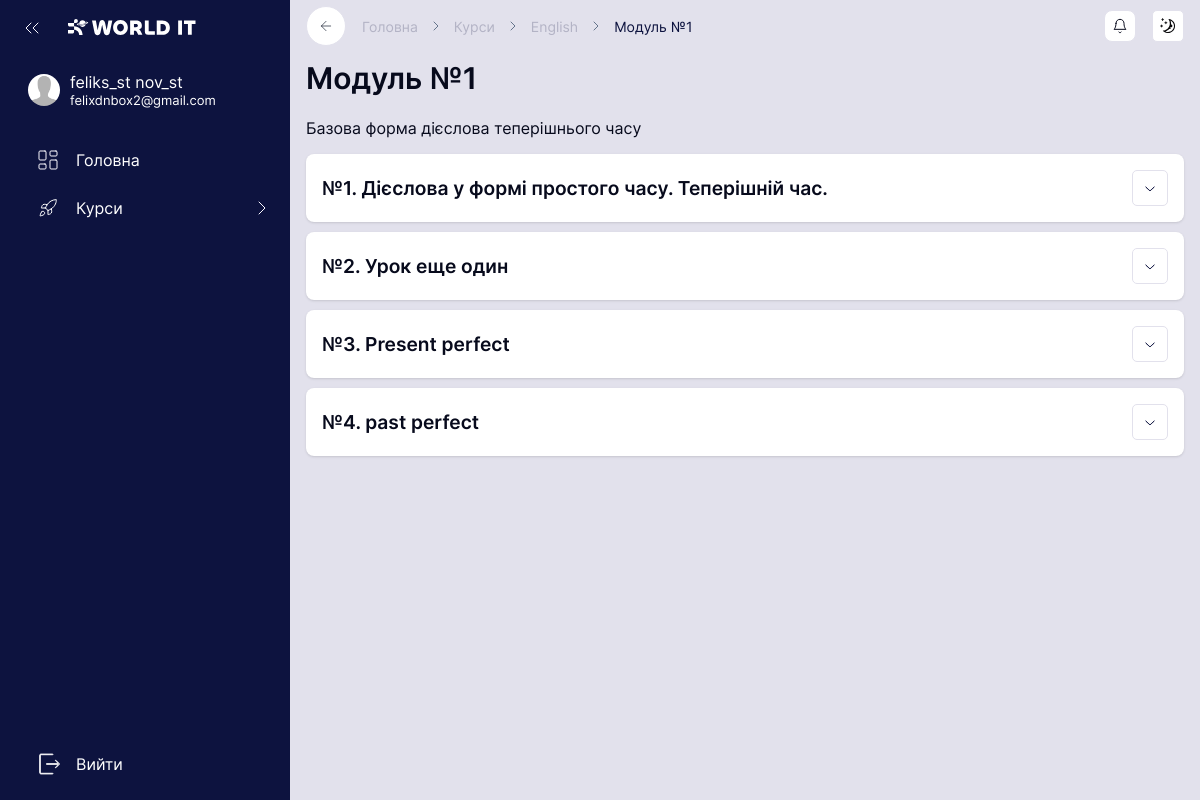
Screenshot of /courses/english/modules/1/ (signed in) with the database file from the repository.
### users/models.py (models this page shows, shortened)
class CustomUser(AbstractUser):
    gender_choices = (
        ('Чоловічий', "Чоловічий"),
        ('Жіночий', 'Жіночий'),
    )
    phone_number = models.CharField(max_length=25, unique=True, null=True, blank=True)
    birth_date = models.DateField(null=True, blank=True)
    city = models.CharField(max_length=60, default=None, null=True, blank=True)
    gender = models.CharField(max_length=10, default=None, null=True, choices=gender_choices)
    first_name_en = models.CharField(max_length=50, blank=True, null=True)
    last_name_en = models.CharField(max_length=50, blank=True, null=True)
    github_url = models.URLField(blank=True, null=True)
    messenger = models.CharField(max_length=255, blank=True, null= True)
    avatar = models.ImageField(upload_to="users/avatars", blank=True, null=True)
    visible_password = models.CharField(max_length=100, default=None, blank=True, null=True)
    @property
    def account_types(self):
        returned_types = []
        if self.is_superuser:
            returned_types.append("admin")
        type_list = ["mentor", "manager", "parent", "student"]
        for type in type_list:
            if hasattr(self, f"profile_{type}"):
                returned_types.append(type)
        return returned_types
    @property
    def full_name(self):
        if self.last_name and self.first_name:
            return f"{self.first_name} {self.last_name}"
        else:
            return self.username

### courses/models.py (models this page shows, shortened)
class Module(models.Model):
    name = models.CharField(max_length = 255)
    course = models.ForeignKey(to = Course, related_name = "modules", on_delete = models.CASCADE)

class Lesson(models.Model):
    name = models.CharField(max_length = 255)
    order_number = models.IntegerField(default = 0)
    module = models.ForeignKey(to = Module, related_name = "lessons", on_delete = models.CASCADE)

### english/views/module.py (the view)
# urls.py: path("modules/<int:pk>/", ModuleView.as_view(), name="english_module"),
@method_decorator(
    required_type(["student", "manager", "admin"]),
    name="get"
)
class ModuleView(ListView):
    http_method_names = ["get"]
    context_object_name = "lessons_and_tasks"
    template_name = "english/module.html"
    def get_queryset(self):
        self.module = get_object_or_404(
            Module,
            pk=self.kwargs["pk"],
            course_id=settings.ENGLISH_COURSE_ID
        )
        return Lesson.objects.filter(
            module=self.module
        ).order_by("order_number").prefetch_related(
            Prefetch(
                lookup="english_tasks",
                queryset=self._get_tasks_queryset(block="lesson"),
                to_attr="main_lesson_tasks"
            ),
            Prefetch(
                lookup="english_tasks",
                queryset=self._get_tasks_queryset(block="homework"),
                to_attr="homework_tasks"
            )
        )
    def get_context_data(self, **kwargs):
        context = super().get_context_data(**kwargs)
        self._attach_tasks_progress(lessons=context["object_list"])
        context.update(
            module=self.module,
            is_staff=self._is_staff(),
            header_links=self._get_header_links(),
            opened_task_ids=self._get_opened_task_ids(),
            **self._get_permissions()
        )
        return context
    def _attach_tasks_progress(self, lessons):
        student = getattr(self.request.user, "profile_student", None)
        progress_by_task = {}
        if student is not None and not self._is_staff():
            progress_by_task = {
                progress.task_id: progress for progress in StudentProgress.objects.filter(
                    student=student,
                    task__lesson__module=self.module
                )
            }
        steps_count_by_task = dict(
            EnglishTask.objects.filter(
                lesson__module=self.module
            ).annotate(
                steps_count=Count("steps")
            ).values_list("id", "steps_count")
        )
        for lesson in lessons:
            for task in lesson.main_lesson_tasks + lesson.homework_tasks:
                progress = progress_by_task.get(task.id)
                steps_count = steps_count_by_task.get(task.id, 0)
                task.progress_percent = 0
                task.is_completed = False
                if progress is not None and steps_count:
                    task.progress_percent = round(
                        progress.correct_count / (steps_count * 6) * 100
                    )
                    task.is_completed = True if progress.status == "completed" else False
    def _get_header_links(self) -> list[tuple]:
        return [
            ("Курси", "all_courses"),
            ("English", "english:all_english_modules"),
            (
                f"Модуль №{self.module.pk}",
                reverse("english:english_module", args=[self.module.pk])
            ) # вместо module_pk должен быть order_number. Но его, на данный момент, нету в модели Module
        ]
    def _get_permissions(self) -> dict[str, bool]:
        account_types = self.request.user.account_types
        is_admin = "admin" in account_types
        return {
            "can_edit": is_admin,
            "can_add": is_admin
        }
    def _is_staff(self) -> bool:
        account_types = self.request.user.account_types
        for staff_type in ["admin"]:
            if staff_type in account_types:
                return True
        return False
    def _get_student(self):
        return getattr(self.request.user, "profile_student", None)
    def _get_opened_task_ids(self) -> set[int]:
        student = self._get_student()
        if student is None:
            return set()
        return set(
            OpenEnglishTask.objects.filter(
                student=student,
                task__lesson__module=self.module,
                task__is_available=True
            ).values_list("task_id", flat=True)
        )
    def _get_tasks_queryset(self, block: str):
        tasks = EnglishTask.objects.filter(
            block=block,
            is_active=True
        ).order_by("order")
        if self._is_staff():
            return tasks
        return tasks.filter(
            Exists(
                EnglishTaskStep.objects.filter(task=OuterRef("pk"))
            )
        )

### english/templates/english/module.html (shortened to what this page needs)
{% extends 'base_cabinet.html' %}
{% load static %}
{% block links %}
{{ block.super }}
    <link rel="stylesheet" href="{% static 'english/css/module.css' %}">
    <link rel="stylesheet" href="{% static 'english/css/components/module/task_card.css' %}">
    <link rel="stylesheet" href="{% static 'english/css/components/module/delete_task_modal.css' %}">
{% endblock %}
{% block main %}
    {% if module %}
        <h2 class="page-title">
            Модуль №{{ module.id }}
        </h2>
        <p class="page-subtitle">{{ module.name }}</p>
    {% else %}
        <h2 class="page-title">Модуль</h2>
    {% endif %}
    <div class="card-container">
        {% if lessons_and_tasks %}
            {% for lesson_and_tasks in lessons_and_tasks %}
                <div class="card lesson-card collapsed" data-id="{{ lesson_and_tasks.id }}">
                    <div class="lesson-setting-container">
                        <h2 class="card-header">№{{ lesson_and_tasks.order_number }}. {{ lesson_and_tasks.name }}</h2>
                        <div class="actions-container">
                            <button type="button" class="button collapse-button">
                                <img src="{% static 'english/img/action_icons/chevron-up.svg' %}" alt="chevron-up">
                            </button>
                        </div>
                    </div>
                </div>
            {% endfor %}
        {% else %}
            <p>Уроки відсутні</p>
        {% endif %}
    </div>
{% endblock %}

### templates/base_cabinet.html (shortened to what this page needs)
{% extends 'base.html' %}
{% load static %}
{% load menu_tags %}
{% block links %}
    <link rel="stylesheet" href="{% static 'css/sidebar.css' %}">
    <link rel="stylesheet" href="{% static 'css/cabinet.css' %}">
    <link rel="stylesheet" href="{% static 'css/sidebar_mobile.css' %}">
{% endblock %}
{% block menu %}
    <aside>
        <div id="mainLinks">
            <div id="headerMenu">
                <img src="{% static 'img/sideBar/icons/back.svg' %}" alt="" id="collapseMenu">
                <div id="logoBlock">
                    <img src="{% static 'img/sideBar/logo.svg' %}" alt="">
                </div>
            </div>
            {% if user.is_authenticated %}
                <div id="userMenu">
                    {% if user.avatar %}
                        <img src="{{ user.avatar.url }}" alt="">
                    {% else %}
                        <img src="{% static 'img/sideBar/anonim.png' %}" alt="">
                    {% endif %}
                    <span>
                        <h5>{{ user.full_name }}</h5>
                        <p>{{ user.email }}</p>
                    </span>
                </div>
            {% endif %}
            <nav>
                {% get_sidebar as sidebar %}
                {% for data in sidebar %}
                    <a href="{{ data.link }}" class="menu-item {% if data.active %}selected-item{% endif %}">
                        <img src="{{ data.img }}" alt="">
                        <p>{{ data.title }}</p>
                        {% if data.sub_items %} <img class="open-menu-btn {% if data.active %}select-open-menu{% endif %}" src="{% static 'img/sideBar/icons/open.svg' %}" alt=""> {% endif %}
                    </a>
                {% endfor %}
            </nav>
        </div>
        {% if user.is_authenticated %}
            <nav id="accountLinks">
                <a href="{% url 'logout' %}" class="menu-item">
                    <img src="{% static 'img/sideBar/icons/exit.svg' %}" alt="">
                    <p>Вийти</p>
                </a>
            </nav>
        {% endif %}
    </aside>
    <main>
        <div id="headerPart">
            <a href="#" id="back">
                <img src="{% static 'cabinet/img/arrowBack.svg' %}" alt="">
            </a>
            <div id="page-path">
                <a href="#" class="dissable">Головна</a>
                {% get_header_links as header_links %}
                {% for text, link in header_links %}
                    <img src="{% static 'cabinet/img/arrowRight.svg' %}" alt="">
                    <a
                        href="
                            {% if link %}
                                {% if '/' in link %}
                                    {{ link }}
                                {% else %}
                                    {% url link %}
                                {% endif %}
                            {% endif %}
                            "
                        class="
                            {% if forloop.counter != header_links|length %}
                                dissable
                            {% endif %}">
                    {{ text }}
                    </a>
                {% endfor %}
            </div>
            <a href="#" id="notification" class="button">
                <img src="{% static 'img/bell.svg' %}" alt="">
            </a>
            <p id="changeTheme" class="button">
                <img src="{% static 'img/moon.svg' %}" alt="">
            </p>
        </div>
        {% block main %}
        {% endblock %}
    </main>
{% endblock %}

### rows the page displays
CustomUser: full_name "feliks_st nov_st", email "felixdnbox2@gmail.com"
Module: id "1", name "Базова форма дієслова теперішнього часу"
Lesson: order_number "1", name "Дієслова у формі простого часу. Теперішній час."
Lesson: order_number "2", name "Урок еще один"
Lesson: order_number "3", name "Present perfect"
Lesson: order_number "4", name "past perfect"

### other values shown
{{ data.title }} "Головна" "Курси"
{{ text }} "Курси" "English" "Модуль №1"
